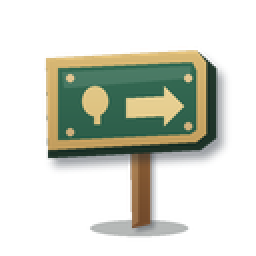
#> input picture tools/visitor_forge_2d/examples/park_wayfinding_sign_study.png, 128 x 128 px (shown 2 times larger)
$ python ground_tile_worker.py visitor_forge_2d/examples/park_wayfinding_sign_study.png out.png
#> lines starting #> are read from the running program, lines starting #| are printed output that depends on the picture; after the words box and inside, x2 and y2 are one past the last pixel; in counts of white or black regions, pixels touching at a corner belong together
### tools/normalize_atomic_path_tile.py
#!/usr/bin/env python3
"""Normalize a source image into a City Horizon atomic-path tile.

Input: arbitrary PNG/JPG source, typically a generated reference image.
Output: exact 128x64 RGBA PNG matching ground_tile_contract.json atomic-path.

This worker is intentionally deterministic and conservative:
- no AI/background-removal service;
- crops to non-background content;
- fits content into a 128x64 isometric diamond;
- removes near-black background outside the diamond;
- preserves texture detail as much as possible while downsampling once.
"""

from __future__ import annotations

import argparse
from pathlib import Path

from PIL import Image, ImageChops
from tile_geometry import diamond_mask

TARGET_W = 128
TARGET_H = 64


def _alpha_from_black_background(img: Image.Image, threshold: int = 20) -> Image.Image:
    """Treat near-black pixels as transparent without touching normal dirt tones."""
    rgba = img.convert("RGBA")
    px = rgba.load()
    for y in range(rgba.height):
        for x in range(rgba.width):
            r, g, b, a = px[x, y]
            if a == 0:
                continue
            if r <= threshold and g <= threshold and b <= threshold:
                px[x, y] = (r, g, b, 0)
    return rgba


def _content_bbox(img: Image.Image):
    alpha = img.getchannel("A")
    return alpha.getbbox()


def _diamond_mask() -> Image.Image:
    return diamond_mask()


def normalize(source: Path, output: Path) -> None:
    img = Image.open(source).convert("RGBA")
    img = _alpha_from_black_background(img)

    bbox = _content_bbox(img)
    if not bbox:
        raise SystemExit("source contains no non-background pixels")

    cropped = img.crop(bbox)

    # Fit the visible source into the canonical 2:1 tile without stretching.
    scale = min(TARGET_W / cropped.width, TARGET_H / cropped.height)
    new_w = max(1, round(cropped.width * scale))
    new_h = max(1, round(cropped.height * scale))
    resized = cropped.resize((new_w, new_h), Image.Resampling.LANCZOS)

    canvas = Image.new("RGBA", (TARGET_W, TARGET_H), (0, 0, 0, 0))
    x = (TARGET_W - new_w) // 2
    y = (TARGET_H - new_h) // 2
    canvas.alpha_composite(resized, (x, y))

    # Enforce the exact atomic-path diamond footprint.
    diamond = _diamond_mask()
    alpha = ImageChops.multiply(canvas.getchannel("A"), diamond)
    canvas.putalpha(alpha)

    output.parent.mkdir(parents=True, exist_ok=True)
    canvas.save(output, "PNG")

    if canvas.size != (TARGET_W, TARGET_H):
        raise SystemExit("normalization failed to produce 128x64 output")

    print(f"atomic-path normalization: PASS -> {output}")
    print("canvas=128x64 mode=RGBA anchor=0.5,0.92")


# [6 lines left out: function main, not called in this run]


# [2 lines that do not run on import are left out]

### tools/tile_geometry.py
"""One raster footprint for all 128x64 ground/path tile stages."""

from PIL import Image, ImageDraw

TILE_WIDTH = 128
TILE_HEIGHT = 64


def diamond_mask() -> Image.Image:
    mask = Image.new("L", (TILE_WIDTH, TILE_HEIGHT), 0)
    ImageDraw.Draw(mask).polygon(
        ((TILE_WIDTH // 2, 0), (TILE_WIDTH - 1, TILE_HEIGHT // 2),
         (TILE_WIDTH // 2, TILE_HEIGHT - 1), (0, TILE_HEIGHT // 2)),
        fill=255,
    )
    return mask

### tools/ground_tile_worker.py
#!/usr/bin/env python3
"""Reusable City Horizon ground-tile preparation worker.

One command takes a source image and produces a canonical 128x64 RGBA
isometric ground tile plus a seam preview/report. It is intentionally generic
so future dirt, sand, mud, snow, stone and similar ground materials can reuse
the same intake instead of rebuilding one-off cleanup scripts.

Pipeline:
1. normalize arbitrary PNG/JPG input to the canonical 128x64 diamond;
2. fill transparent texels from nearby interior texture before sampling the edge;
3. optionally replace a baked visual border/bevel with nearby interior texture;
4. optionally decontaminate obvious dark/saturated edge outliers using nearby valid material samples;
5. harden the diamond alpha so connected tiles cannot reveal grass hairlines;
6. match only the exact opposite-edge samples needed for seamless repetition;
7. render a grid-free repeated preview and write JSON metrics.

The seam stage deliberately does not diffuse border colours into the interior.
That keeps authored texture/style intact and avoids radial streaks or stains.
This worker does not invent topology/autotile art. A topology-specific generator
can consume its prepared PNG afterwards.
"""
from __future__ import annotations

import argparse
import colorsys
import json
import tempfile
from pathlib import Path

from PIL import Image

from normalize_atomic_path_tile import normalize
from tile_geometry import diamond_mask

W, H = 128, 64
DEFAULT_MAX_EDGE_ERROR = 6.0


def strip_edge_band(source: Image.Image, band_pixels: int) -> Image.Image:
    """Replace a baked rim/bevel with nearby interior texture.

    Samples move inward along the local edge normal instead of toward the tile
    centre. That removes a raised rim without stretching the material into a
    radial/star pattern at the four diamond corners.
    """
    if band_pixels <= 0:
        return source.convert("RGBA")

    source = source.convert("RGBA")
    src = source.load()
    result = source.copy()
    dst = result.load()
    cx, cy = W / 2.0, H / 2.0
    mask = diamond_mask()
    mp = mask.load()

    for y in range(H):
        for x in range(W):
            if mp[x, y] == 0:
                continue

            dx = x - cx
            dy = y - cy
            d = abs(dx) / (W / 2.0) + abs(dy) / (H / 2.0)
            edge_depth = (1.0 - d) * (H / 2.0)
            if edge_depth >= band_pixels:
                continue

            sign_x = -1.0 if dx < 0 else 1.0
            sign_y = -1.0 if dy < 0 else 1.0
            nx = -sign_x / (W / 2.0)
            ny = -sign_y / (H / 2.0)
            length = max(1e-6, (nx * nx + ny * ny) ** 0.5)
            nx /= length
            ny /= length

            pull = max(1.0, band_pixels - edge_depth + 1.0)
            sx = round(x + nx * pull)
            sy = round(y + ny * pull)
            sx = min(W - 1, max(0, sx))
            sy = min(H - 1, max(0, sy))

            for step in range(0, band_pixels + 3):
                tx = round(sx + nx * step)
                ty = round(sy + ny * step)
                if 0 <= tx < W and 0 <= ty < H and mp[tx, ty] != 0:
                    sx, sy = tx, ty
                    break

            dst[x, y] = src[sx, sy]

    result.putalpha(mask)
    return result


def decontaminate_edge_outliers(source: Image.Image, band_pixels: int) -> tuple[Image.Image, int]:
    """Replace obvious non-material pixels near the diamond perimeter.

    This is intentionally conservative and only touches the outer band. A pixel
    is considered contaminated when it is very dark, or when it is strongly
    saturated red/blue/green compared with the warm sand/soil family. Replacement
    samples are taken from valid pixels farther inward along the local edge normal.
    The tile centre is never modified by this stage.
    """
    if band_pixels <= 0:
        return source.convert("RGBA"), 0

    source = source.convert("RGBA")
    src = source.load()
    result = source.copy()
    dst = result.load()
    mask = diamond_mask()
    mp = mask.load()
    cx, cy = W / 2.0, H / 2.0
    replaced = 0

    def contaminated(r: int, g: int, b: int, a: int) -> bool:
        if a < 240:
            return False
        value = max(r, g, b)
        if value < 70:
            return True
        h, s, v = colorsys.rgb_to_hsv(r / 255.0, g / 255.0, b / 255.0)
        if v < 0.42 and s > 0.45:
            return True
        # Reject vivid red/magenta/green/blue specks but keep warm yellow/orange sand.
        hue_deg = h * 360.0
        non_sand_hue = hue_deg < 18.0 or 95.0 < hue_deg < 330.0
        return s > 0.68 and v > 0.28 and non_sand_hue

    for y in range(H):
        for x in range(W):
            if mp[x, y] == 0:
                continue
            dx = x - cx
            dy = y - cy
            d = abs(dx) / (W / 2.0) + abs(dy) / (H / 2.0)
            edge_depth = (1.0 - d) * (H / 2.0)
            if edge_depth >= band_pixels:
                continue
            r, g, b, a = src[x, y]
            if not contaminated(r, g, b, a):
                continue

            sign_x = -1.0 if dx < 0 else 1.0
            sign_y = -1.0 if dy < 0 else 1.0
            nx = (-sign_x / (W / 2.0))
            ny = (-sign_y / (H / 2.0))
            length = max(1e-6, (nx * nx + ny * ny) ** 0.5)
            nx /= length
            ny /= length

            replacement = None
            for step in range(band_pixels + 2, band_pixels + 28):
                tx = round(x + nx * step)
                ty = round(y + ny * step)
                if not (0 <= tx < W and 0 <= ty < H) or mp[tx, ty] == 0:
                    continue
                tr, tg, tb, ta = src[tx, ty]
                if ta >= 240 and not contaminated(tr, tg, tb, ta):
                    replacement = (tr, tg, tb, 255)
                    break
            if replacement is not None:
                dst[x, y] = replacement
                replaced += 1

    result.putalpha(mask)
    return result, replaced


def fill_transparent_edge(source: Image.Image) -> Image.Image:
    source = source.convert("RGBA")
    src = source.load()
    opaque = [(x, y) for y in range(H) for x in range(W) if src[x, y][3] >= 240]
    if not opaque:
        raise ValueError("source has no opaque pixels")

    result = Image.new("RGBA", (W, H), (0, 0, 0, 0))
    dst = result.load()
    for y in range(H):
        for x in range(W):
            if src[x, y][3] >= 240:
                dst[x, y] = src[x, y]
                continue
            nx, ny = min(opaque, key=lambda p: (p[0] - x) ** 2 + (p[1] - y) ** 2)
            r, g, b, _ = src[nx, ny]
            dst[x, y] = (r, g, b, 255)
    result.putalpha(diamond_mask())
    return result


def edge_points(a: tuple[int, int], b: tuple[int, int], count: int = 33) -> list[tuple[int, int]]:
    points = []
    for i in range(count):
        t = i / (count - 1)
        x = round(a[0] * (1.0 - t) + b[0] * t)
        y = round(a[1] * (1.0 - t) + b[1] * t)
        points.append((x, y))
    return points


def edge_error(tile: Image.Image) -> float:
    """Mean RGB mismatch between opposite raster edges of the 2:1 diamond."""
    top, right, bottom, left = (W // 2, 0), (W - 1, H // 2), (W // 2, H - 1), (0, H // 2)
    pairs = (
        (edge_points(top, left), edge_points(right, bottom)),
        (edge_points(top, right), edge_points(left, bottom)),
    )
    px = tile.convert("RGBA").load()
    values: list[float] = []
    for first, second in pairs:
        for a, b in zip(first, second):
            ca, cb = px[a[0], a[1]], px[b[0], b[1]]
            values.append(sum(abs(ca[i] - cb[i]) for i in range(3)) / 3.0)
    return sum(values) / len(values)


def harmonize_edges(source: Image.Image, band_pixels: int = 0) -> Image.Image:
    """Match exact opposite border samples without touching interior texels."""
    del band_pixels
    result = source.copy().convert("RGBA")
    px = result.load()
    top, right, bottom, left = (W // 2, 0), (W - 1, H // 2), (W // 2, H - 1), (0, H // 2)
    edge_pairs = (
        (edge_points(top, left, 65), edge_points(right, bottom, 65)),
        (edge_points(top, right, 65), edge_points(left, bottom, 65)),
    )

    for first, second in edge_pairs:
        for a, b in zip(first, second):
            ca, cb = px[a[0], a[1]], px[b[0], b[1]]
            mean = tuple(round((ca[i] + cb[i]) / 2) for i in range(3)) + (255,)
            px[a[0], a[1]] = mean
            px[b[0], b[1]] = mean

    result.putalpha(diamond_mask())
    return result


def repeated_preview(tile: Image.Image, path: Path) -> None:
    canvas = Image.new("RGBA", (768, 384), (87, 126, 62, 255))
    origin_x, origin_y = 384, 48
    for y in range(-2, 4):
        for x in range(-3, 4):
            sx = origin_x + (x - y) * 64 - 64
            sy = origin_y + (x + y) * 32
            canvas.alpha_composite(tile, (sx, sy))
    path.parent.mkdir(parents=True, exist_ok=True)
    canvas.save(path)


def count_near_black_pixels(tile: Image.Image) -> int:
    """Count opaque black residue inside the tile, independent of edge averages."""
    image = tile.convert("RGBA")
    pixels = image.load()
    return sum(
        pixels[x, y][3] >= 240 and max(pixels[x, y][:3]) < 48
        for y in range(image.height) for x in range(image.width)
    )


def prepare(source_path: Path, output_path: Path, preview_path: Path, report_path: Path, max_edge_error: float, strip_edge_pixels: int = 0, decontaminate_edge_pixels: int = 0, max_dark_pixels: int | None = None) -> dict:
    if max_dark_pixels is not None and max_dark_pixels < 0:
        raise ValueError("max_dark_pixels must be non-negative")
    with tempfile.TemporaryDirectory() as tmp:
        normalized_path = Path(tmp) / "normalized.png"
        with Image.open(source_path) as original:
            already_canonical = original.size == (W, H) and original.mode == "RGBA"
        if already_canonical:
            Image.open(source_path).convert("RGBA").save(normalized_path)
        else:
            normalize(source_path, normalized_path)

        normalized = Image.open(normalized_path).convert("RGBA")
        # The reference can have transparent gaps inside the canonical diamond.
        # Fill them while source alpha still tells us which texels are valid;
        # stripping first would copy invisible black RGB and make it opaque.
        filled = fill_transparent_edge(normalized)
        flattened = strip_edge_band(filled, strip_edge_pixels)
        decontaminated, replaced = decontaminate_edge_outliers(flattened, decontaminate_edge_pixels)
        prepared = harmonize_edges(decontaminated)

    output_path.parent.mkdir(parents=True, exist_ok=True)
    prepared.save(output_path)
    repeated_preview(prepared, preview_path)
    error = edge_error(prepared)
    dark_pixels = count_near_black_pixels(prepared)
    report = {
        "schema": "CITY_HORIZON_GROUND_TILE_WORKER_V1",
        "ok": error <= max_edge_error and (max_dark_pixels is None or dark_pixels <= max_dark_pixels),
        "source": str(source_path),
        "output": str(output_path),
        "preview": str(preview_path),
        "width": W,
        "height": H,
        "mode": "RGBA",
        "stripEdgePixels": strip_edge_pixels,
        "decontaminateEdgePixels": decontaminate_edge_pixels,
        "decontaminatedPixels": replaced,
        "edgeHarmonization": "exact-border-only",
        "edgeError": round(error, 4),
        "maxEdgeError": max_edge_error,
        "nearBlackPixels": dark_pixels,
        "maxNearBlackPixels": max_dark_pixels,
    }
    report_path.parent.mkdir(parents=True, exist_ok=True)
    report_path.write_text(json.dumps(report, indent=2) + "\n", encoding="utf-8")
    if not report["ok"]:
        raise SystemExit(
            f"ground tile gate failed: edge_error={error:.2f} (max {max_edge_error:.2f}), "
            f"near_black_pixels={dark_pixels} (max {max_dark_pixels})"
        )
    print(
        f"PASS ground tile prepared: {output_path} edge_error={error:.2f} "
        f"strip_edge={strip_edge_pixels} decontaminated={replaced}"
    )
    return report


def main() -> None:
    parser = argparse.ArgumentParser(description="Prepare and seam-check a City Horizon 128x64 isometric ground tile.")
    parser.add_argument("source", type=Path)
    parser.add_argument("output", type=Path)
    parser.add_argument("--preview", type=Path, default=Path("out/ground_tile_preview.png"))
    parser.add_argument("--report", type=Path, default=Path("out/ground_tile_report.json"))
    parser.add_argument("--max-edge-error", type=float, default=DEFAULT_MAX_EDGE_ERROR)
    parser.add_argument("--strip-edge-band", type=int, default=0, help="Replace this many boundary pixels with interior texture to remove a baked rim/bevel.")
    parser.add_argument("--decontaminate-edge-band", type=int, default=0, help="Replace obvious dark/saturated outlier pixels within this many boundary pixels using valid interior material samples.")
    parser.add_argument("--max-dark-pixels", type=int, default=None, help="Optional maximum opaque near-black pixels; use 0 for light materials such as sand.")
    args = parser.parse_args()
    prepare(
        args.source,
        args.output,
        args.preview,
        args.report,
        args.max_edge_error,
        args.strip_edge_band,
        args.decontaminate_edge_band,
        args.max_dark_pixels,
    )
#> in prepare, original is the input picture: PIL image 128x128 RGBA; mean R, G, B, A 37.5, 40.3, 29.8, 75.3
#> in _content_bbox, `alpha = img.getchannel("A")`:
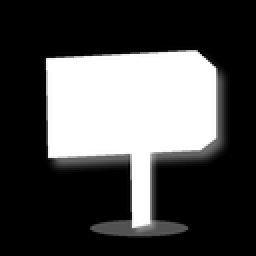
#> alpha: PIL image 128x128 L (shown 2 times larger); min 0, max 255, mean 75.2
#> in normalize, `bbox = _content_bbox(img)`: bbox = (20, 23, 115, 119)
#> in normalize, `cropped = img.crop(bbox)`:
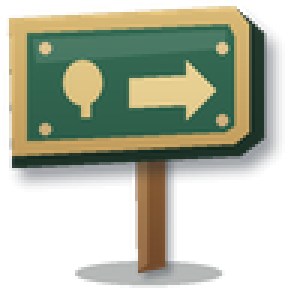
#> cropped: PIL image 95x96 RGBA (shown 3 times larger); mean R, G, B, A 67.4, 72.4, 53.6, 135.2; transparent parts drawn white
#> in normalize, `canvas = Image.new("RGBA", (TARGET_W, TARGET_H), (0, 0, 0, 0))`: canvas: PIL image 128x64 RGBA; every value is 0
#> in diamond_mask, `mask = Image.new("L", (TILE_WIDTH, TILE_HEIGHT), 0)`: mask: PIL image 128x64 L; every value is 0
#> in diamond_mask, `ImageDraw.Draw(mask).polygon( ((TILE_WIDTH // 2, 0), (TILE_WIDTH - 1, ..`:
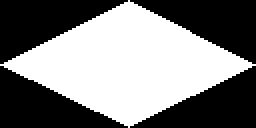
#> mask: PIL image 128x64 L (shown 2 times larger); 49.6% white; 1 white region, box (x1, y1, x2, y2) and area: (0, 0, 128, 64) 4064
#> in normalize, `canvas.putalpha(alpha)`:
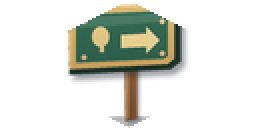
#> canvas: PIL image 128x64 RGBA (shown 2 times larger); mean R, G, B, A 34.1, 36.6, 26.8, 57.4; transparent parts drawn white
#> in fill_transparent_edge, `opaque = [(x, y) for y in range(H) for x in range(W) if src[x, y][3] >..`: opaque = 1656 pairs, first value 35 to 89, second value 3 to 59
#> in fill_transparent_edge, `result.putalpha(diamond_mask())`:
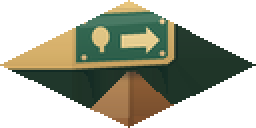
#> result: PIL image 128x64 RGBA (shown 2 times larger); mean R, G, B, A 90.9, 95.2, 65.9, 126.5; transparent parts drawn white
#> in prepare, `decontaminated, replaced = decontaminate_edge_outliers(flattened, deco..`: replaced = 0
#> in repeated_preview, `canvas = Image.new("RGBA", (768, 384), (87, 126, 62, 255))`:
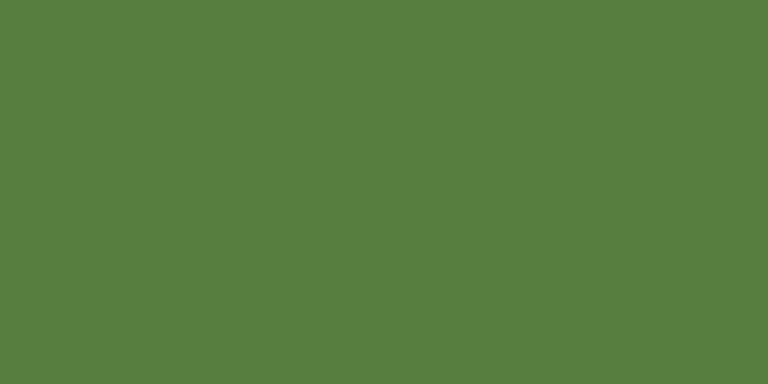
#> canvas: PIL image 768x384 RGBA; mean R, G, B, A 87, 126, 62, 255
#> after the loop in repeated_preview, `for y in range(-2, 4):`:
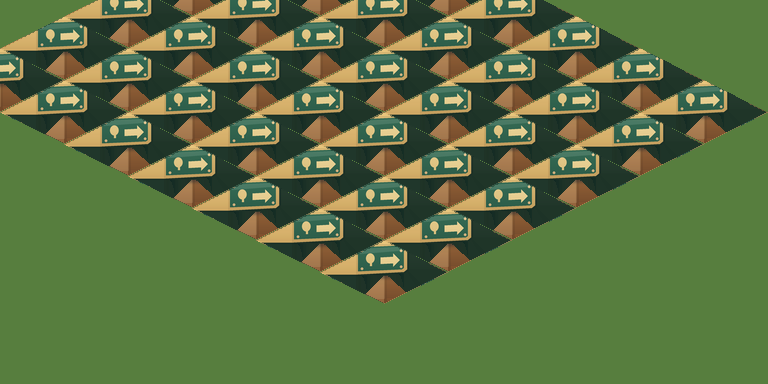
#> canvas: PIL image 768x384 RGBA; mean R, G, B, A 90.6, 112.5, 65, 255
#> after the loop in edge_error, `for first, second in pairs:`: values = 66 values, max 0.333 at index 49, min 0 at index 0, mean 0.00505
#> in prepare, `error = edge_error(prepared)`: error = 0.00505
#> in prepare, `dark_pixels = count_near_black_pixels(prepared)`: dark_pixels = 170
#| PASS ground tile prepared: out.png edge_error=0.01 strip_edge=0 decontaminated=0


if __name__ == "__main__":
    main()
